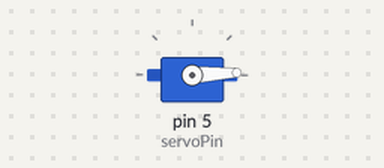
The sketch below on a simulated Arduino Uno, built with avr-gcc and run on an emulated ATmega328P. Parts: servo.

Above: at 0.05 s.
At 2.05 s:
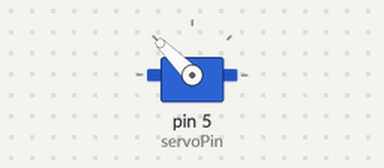
At 4.1 s:
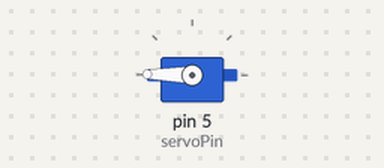
At 8.2 s:
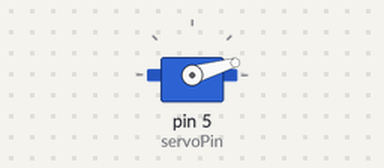
Timing chart, 0 to 14.9 s (numbered marks = the images above):
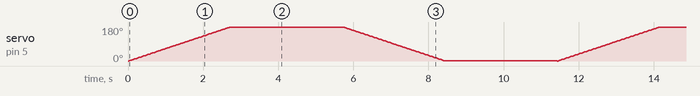

The sketch:

2.ino
```cpp
#include<Servo.h>

Servo myservo;
int servo = 0;
int servoPin = 5;
int pos = 0;

void setup()
{
  myservo.attach(servoPin);
}

void loop()
{
  for(servo=0; servo<3; servo++){
  for(pos = 0; pos < 180; pos += 1)
  {
    myservo.write(pos);
    delay(15); //delay값을 조정하여 모터의 속도를 컨터롤가능
  }
  delay(3000);
  for(pos = 180; pos>=1; pos-=1)
  {
    myservo.write(pos);
    delay(15);
  }
  delay(3000);
  }
  delay(5000);
}
```
